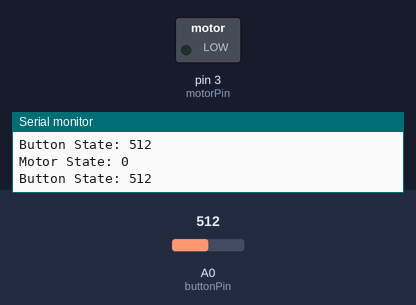
This sketch was run on a simulated Arduino Uno, built with avr-gcc and run on an emulated ATmega328P. On the bench: switched loads named in the sketch (green lamp = pin HIGH), the last lines printed to the serial monitor. The test bench sets the inputs (shaded band); at power-on: A0 (buttonPin) = 512.

Above: at 1.2 s.
1.3 s: A0 (buttonPin) set to 521
At 2.3 s:
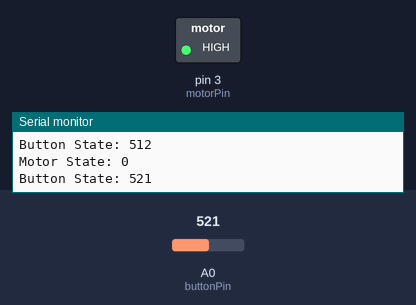
3.5 s: A0 (buttonPin) set to 511
At 5.1 s:
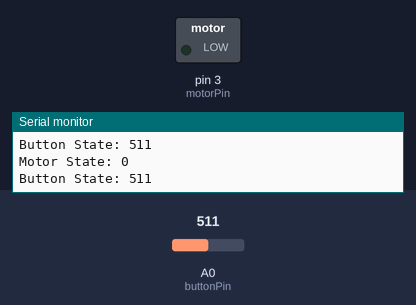
5.5 s: A0 (buttonPin) set to 716
At 6.7 s:
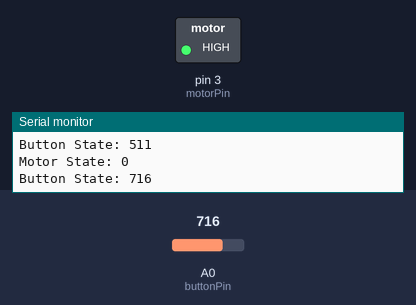
Timing chart, 0 to 8.5 s (numbered marks = the images above; inputs shaded):
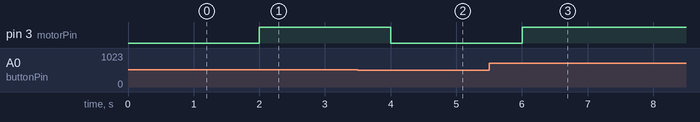

The sketch:

Click.ino
```cpp
int motorPin = 3;
int buttonPin = 0;
int buttonState = 0;

void setup()
{
  pinMode(motorPin, OUTPUT);
  pinMode(buttonPin, INPUT);
  Serial.begin(9600);
  digitalWrite(motorPin, LOW);
}
void loop()
{
  Serial.print(F("Motor State: "));
  Serial.println(digitalRead(motorPin));
  Serial.print(F("Button State: "));
  Serial.println(analogRead(buttonPin));
  buttonState = analogRead(buttonPin);
  if(buttonState > 512)
  {
    digitalWrite(motorPin, HIGH);
  }
  else
  {
    digitalWrite(motorPin, LOW);
  }
  delay(1000);
}
```

Measured:
- the behaviour switches between 512 and 513 on A0 (buttonPin) (found by bisection; images 0 and 1)
- after the input at 1.3 s, pin 3 (motorPin): LOW → HIGH after 0.70 s
- after the input at 3.5 s, pin 3 (motorPin): HIGH → LOW after 0.50 s
- after the input at 5.5 s, pin 3 (motorPin): LOW → HIGH after 0.51 s
